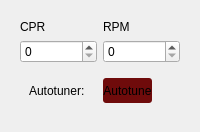
             <widget class="QWidget" name="configuration_tab">
              <property name="cursor">
               <cursorShape>ArrowCursor</cursorShape>
              </property>
              <property name="styleSheet">
               <string notr="true"/>
              </property>
              <attribute name="title">
               <string>Configuration</string>
              </attribute>
              <layout class="QVBoxLayout" name="verticalLayout_5">
               <item>
                <widget class="QWidget" name="configuration_widget" native="true">
                 <layout class="QVBoxLayout" name="verticalLayout_7">
                  <item>
                   <widget class="QWidget" name="configuration_cpr_widget" native="true">
                    <property name="maximumSize">
                     <size>
                      <width>16777215</width>
                      <height>16777215</height>
                     </size>
                    </property>
                    <layout class="QGridLayout" name="gridLayout_6">
                     <property name="leftMargin">
                      <number>0</number>
                     </property>
                     <property name="topMargin">
                      <number>0</number>
                     </property>
                     <property name="rightMargin">
                      <number>0</number>
                     </property>
                     <property name="bottomMargin">
                      <number>0</number>
                     </property>
                     <item row="0" column="1">
                      <widget class="QLabel" name="configuration_rpm_label">
                       <property name="maximumSize">
                        <size>
                         <width>16777215</width>
                         <height>50</height>
                        </size>
                       </property>
                       <property name="text">
                        <string>RPM</string>
                       </property>
                      </widget>
                     </item>
                     <item row="0" column="0">
                      <widget class="QLabel" name="configuration_cpr_label">
                       <property name="maximumSize">
                        <size>
                         <width>16777215</width>
                         <height>50</height>
                        </size>
                       </property>
                       <property name="text">
                        <string>CPR</string>
                       </property>
                      </widget>
                     </item>
                     <item row="1" column="0">
                      <widget class="QSpinBox" name="configuration_cpr_spinBox">
                       <property name="maximum">
                        <number>10000</number>
                       </property>
                      </widget>
                     </item>
                     <item row="1" column="1">
                      <widget class="QSpinBox" name="configuration_rpm_spinBox">
                       <property name="maximum">
                        <number>10000</number>
                       </property>
                      </widget>
                     </item>
                    </layout>
                   </widget>
                  </item>
                  <item>
                   <widget class="QWidget" name="configuration_info_widget" native="true">
                    <layout class="QVBoxLayout" name="verticalLayout_11">
                     <item>
                      <widget class="QWidget" name="configuration_autotune_widget" native="true">
                       <property name="maximumSize">
                        <size>
                         <width>16777215</width>
                         <height>16777215</height>
                        </size>
                       </property>
                       <layout class="QHBoxLayout" name="horizontalLayout_15">
                        <property name="leftMargin">
                         <number>0</number>
                        </property>
                        <property name="topMargin">
                         <number>0</number>
                        </property>
                        <property name="rightMargin">
                         <number>0</number>
                        </property>
                        <property name="bottomMargin">
                         <number>0</number>
                        </property>
                        <item alignment="Qt::AlignLeft">
                         <widget class="QLabel" name="configuration_autotune_label">
                          <property name="text">
                           <string>Autotuner:</string>
                          </property>
                         </widget>
                        </item>
                        <item alignment="Qt::AlignLeft">
                         <widget class="QPushButton" name="configuration_autotune_pushButton">
                          <property name="minimumSize">
                           <size>
                            <width>0</width>
                            <height>25</height>
                           </size>
                          </property>
                          <property name="maximumSize">
                           <size>
                            <width>100</width>
                            <height>16777215</height>
                           </size>
                          </property>
                          <property name="cursor">
                           <cursorShape>PointingHandCursor</cursorShape>
                          </property>
                          <property name="styleSheet">
                           <string notr="true">QPushButton {
background-color: rgb(111, 11, 11);
border-radius: 3px;
}
QPushButton:hover {
background-color: rgb(26, 95, 180);
}
QPushButton:pressed {
background-color: rgb(98, 160, 234);
}</string>
                          </property>
                          <property name="text">
                           <string>Autotune</string>
                          </property>
                         </widget>
                        </item>
                       </layout>
                      </widget>
                     </item>
                    </layout>
                   </widget>
                  </item>
                 </layout>
                </widget>
               </item>
              </layout>
             </widget>
